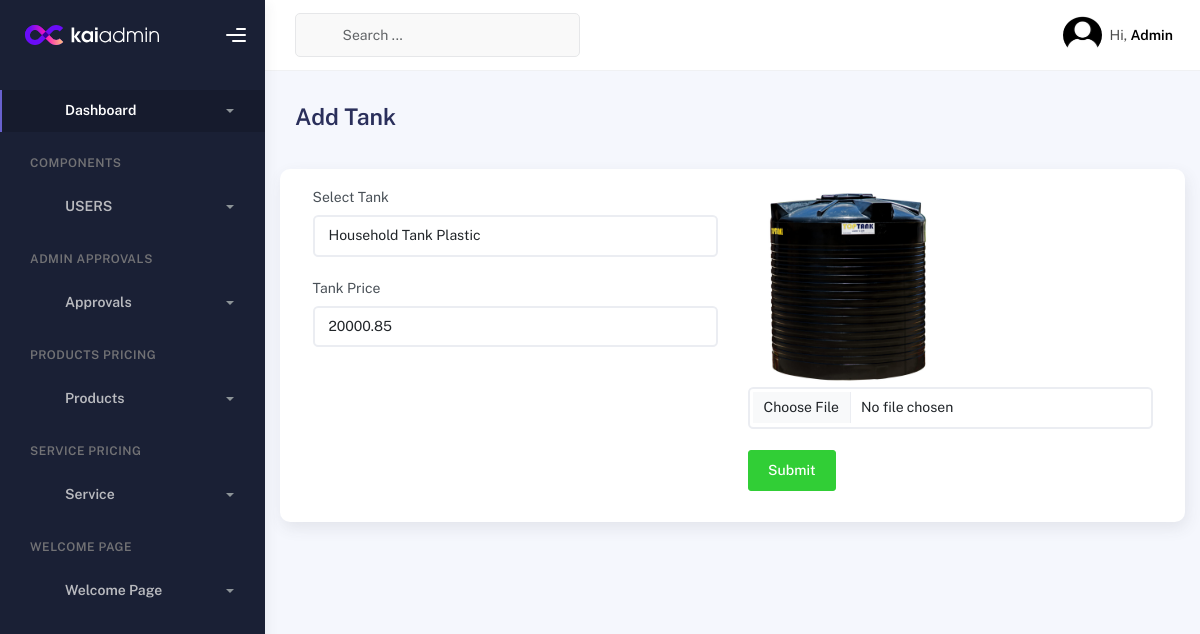
The page /edit_tank/1 on the database its author committed.
### admins/models.py (models this page shows, shortened)
class Tank(models.Model):
    tank_choices = [
        ('Household Tank Plastic', 'Household Tank Plastic'),
        ('Household Steel Tank', 'Household Steel Tank'),
        ('Large Steel Tank', 'Large Steel Tank')
    ]
    tank = models.CharField(max_length=100, choices=tank_choices)
    cost = models.DecimalField(max_digits=10, decimal_places=2)
    tank_photo = models.ImageField(upload_to='uploads/tanks', default='uploads/tanks/tank.jpg')

### custom_admin/views.py (the view, shortened to what this page needs)
# urls.py: path('edit_tank/<id>', views.edit_tank, name='edit_tank')
def edit_tank(request, id):
    edi = Tank.objects.get(id=id)
    return render(request, 'admincustom/edit tank.html', {'edi': edi})

### custom_admin/templates/admincustom/edit tank.html (shortened to what this page needs)
{% load static %}
<!DOCTYPE html>
<html lang="en">
<head>
    <link href="https://cdn.jsdelivr.net/npm/bootstrap-icons/font/bootstrap-icons.css" rel="stylesheet">
    <link href="https://cdn.jsdelivr.net/npm/bootstrap@5.3.3/dist/css/bootstrap.min.css" rel="stylesheet"
>
    <link rel="stylesheet" href="{% static 'assets/css/bootstrap.min.css' %}"/>
    <link rel="stylesheet" href="{% static 'assets/css/plugins.min.css' %}"/>
    <link rel="stylesheet" href="{% static 'assets/css/kaiadmin.min.css' %}"/>
</head>
<body>
<div class="wrapper">
    <div class="sidebar" data-background-color="dark">
        <div class="sidebar-logo">
            <div class="logo-header" data-background-color="dark">
                <a href="/custo" class="logo">
                    <img
                            src="{% static 'assets/img/kaiadmin/logo_light.svg' %}"
                            alt="navbar brand"
                            class="navbar-brand"
                            height="20"
                    />
                </a>
                <div class="nav-toggle">
                    <button class="btn btn-toggle toggle-sidebar">
                        <i class="gg-menu-right"></i>
                    </button>
                </div>
            </div>
        </div>
        <div class="sidebar-wrapper scrollbar scrollbar-inner">
            <div class="sidebar-content">
                <ul class="nav nav-secondary">
                    <li class="nav-item active">
                        <a
                                data-bs-toggle="collapse"
                                href="#dashboard"
                                class="collapsed"
                                aria-expanded="false"
                        >
                            <i class="fas fa-home"></i>
                            <p>Dashboard</p>
                            <span class="caret"></span>
                        </a>
                    </li>
                    <li class="nav-section">
                        <h4 class="text-section">Components</h4>
                    </li>
                    <li class="nav-item">
                        <a data-bs-toggle="collapse" href="#base">
                            <i class="fas fa-layer-group"></i>
                            <p>USERS</p>
                            <span class="caret"></span>
                        </a>
                    </li>
                    <li class="nav-section">
                        <h4 class="text-section">ADMIN APPROVALS</h4>
                    </li>
                    <li class="nav-item">
                        <a data-bs-toggle="collapse" href="#sidebarLayouts">
                            <i class="fas fa-th-list"></i>
                            <p>Approvals</p>
                            <span class="caret"></span>
                        </a>
                    </li>
                    <li class="nav-section">
                        <h4 class="text-section">PRODUCTS PRICING</h4>
                    </li>
                    <li class="nav-item">
                        <a data-bs-toggle="collapse" href="#forms">
                            <i class="fas fa-pen-square"></i>
                            <p>Products</p>
                            <span class="caret"></span>
                        </a>
                    </li>
                    <li class="nav-section">
                        <h4 class="text-section">SERVICE PRICING</h4>
                    </li>
                    <li class="nav-item">
                        <a data-bs-toggle="collapse" href="#tables">
                            <i class="fas fa-table"></i>
                            <p>Service</p>
                            <span class="caret"></span>
                        </a>
                    </li>
                    <li class="nav-section">
                        <h4 class="text-section">WELCOME PAGE</h4>
                    </li>
                    <li class="nav-item">
                        <a data-bs-toggle="collapse" href="#maps">
                            <i class="fas fa-map-marker-alt"></i>
                            <p>Welcome Page</p>
                            <span class="caret"></span>
                        </a>
                    </li>
                </ul>
            </div>
        </div>
    </div>
    <div class="main-panel">
        <div class="main-header">
            <nav
                    class="navbar navbar-header navbar-header-transparent navbar-expand-lg border-bottom"
            >
                <div class="container-fluid">
                    <nav
                            class="navbar navbar-header-left navbar-expand-lg navbar-form nav-search p-0 d-none d-lg-flex"
                    >
                        <div class="input-group">
                            <div class="input-group-prepend">
                                <button type="submit" class="btn btn-search pe-1">
                                    <i class="fa fa-search search-icon"></i>
                                </button>
                            </div>
                            <input
                                    type="text"
                                    placeholder="Search ..."
                                    class="form-control"
                            />
                        </div>
                    </nav>
                    <ul class="navbar-nav topbar-nav ms-md-auto align-items-center">
                        <li class="nav-item topbar-user dropdown hidden-caret">
                            <a
                                    class="dropdown-toggle profile-pic"
                                    data-bs-toggle="dropdown"
                                    href="#"
                                    aria-expanded="false"
                            >
                                <div class="avatar-sm">
                                    <img
                                            src="{% static 'assets/img/profile4.jpg' %}"
                                            alt="..."
                                            class="avatar-img rounded-circle"
                                    />
                                </div>
                                <span class="profile-username">
                      <span class="op-7">Hi,</span>
                      <span class="fw-bold">Admin</span>
                    </span>
                            </a>
                        </li>
                    </ul>
                </div>
            </nav>
        </div>
        <div class="container">
            <div class="page-inner">
                <div
                        class="d-flex align-items-left align-items-md-center flex-column flex-md-row pt-2 pb-4"
                >
                    <div>
                        <h3 class="fw-bold mb-3">Add Tank</h3>
                    </div>
                </div>
                <div class="row">
                    <div class="card">
                        <div class="card-body">
                            <form action="" method="post" enctype="multipart/form-data">
                                <div class="row">
                                    <div class="col-md-6">
                                        <div class="mb-4">
                                            <label for="tank" class="form-label">Select Tank</label>
                                            <select name="tank" id="tank" class="form-control" required>
                                                <option value="{{ edi.tank }}">{{ edi.tank }}</option>
                                            </select>
                                        </div>
                                        <div class="mb-4">
                                            <label for="price" class="form-label">Tank Price</label>
                                            <input type="text" class="form-control" name="cost"
                                                   value="{{ edi.cost }}" required>
                                        </div>
                                    </div>
                                    <div class="col-md-6">
                                        <div class="mb-4">
                                            <img src="/media/{{ edi.tank_photo }}" alt="" width="200">
                                            <input type="file" class="form-control" name="tank_photo" width="200" required>
                                        </div>
                                        <div class="mb-3">
                                            <button type="submit" class="btn btn-success">Submit</button>
                                        </div>
                                    </div>
                                </div>
                            </form>
                        </div>
                    </div>
                </div>
            </div>
        </div>
    </div>
</body>
</html>

### rows shown on the page
Tank: tank "Household Tank Plastic", cost "20000.85", tank_photo (picture)
